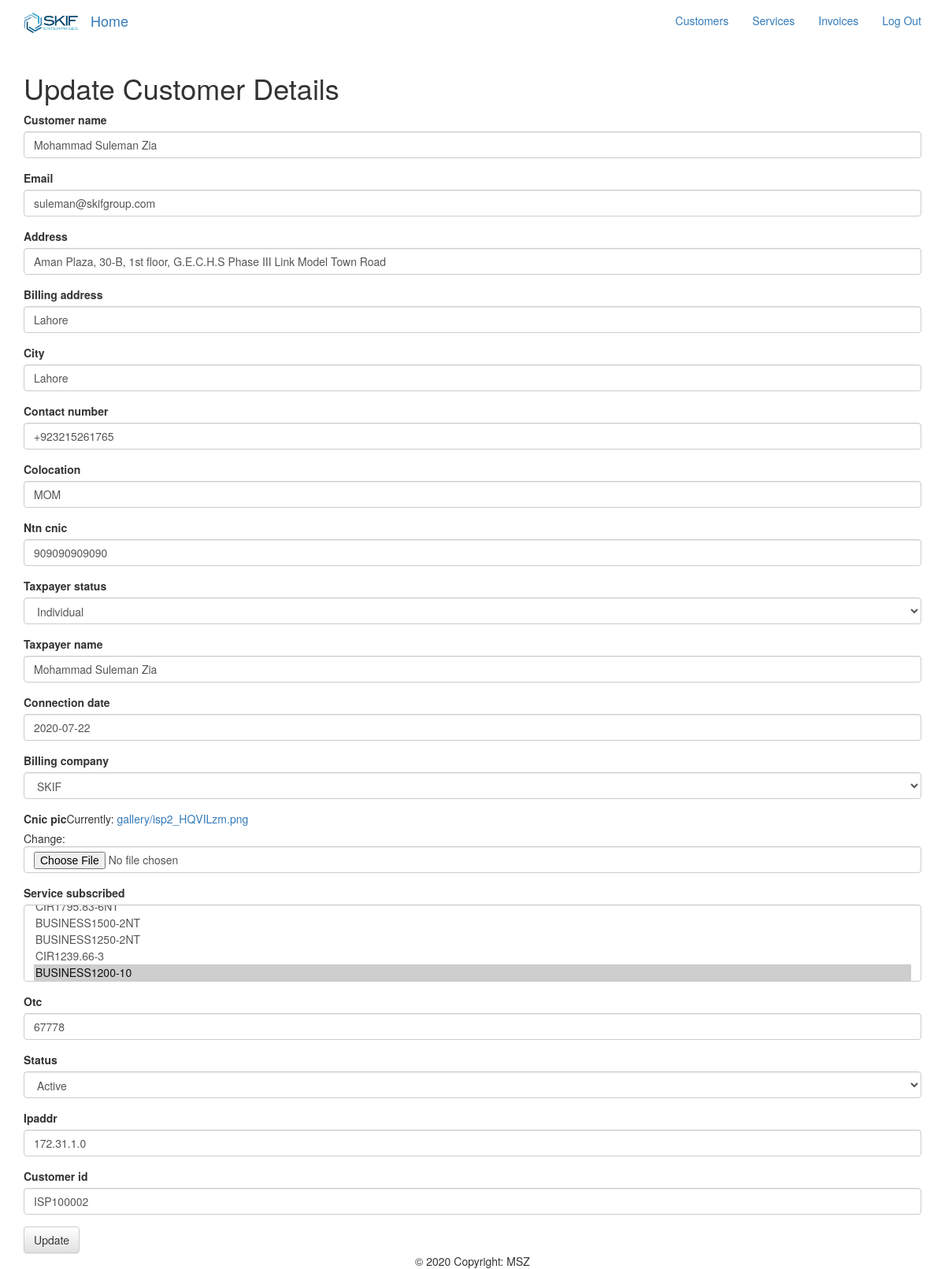
The page /isp_app/customerupdate/3/ (signed in) on the database its author committed.
### isp_app/models.py (models this page shows, shortened)
class Customer(models.Model):
    STATUS_LIST=(
            ('Active','Active'),
            ('Inactive','Inactive'),
            ('Disconnected','Disconnected')
    )
    BILLING_COMPANY= (
            ('SKIF','SKIF'),
            ('RA','RA')
    )
    TAXPAYER_STATUS =  (
            ('Individual','Individual'),
            ('Company','Company'),
        )
    customer_name = models.CharField(max_length=200)
    email = models.EmailField(max_length=200, blank=True)
    address = models.CharField(max_length=350)
    billing_address = models.CharField(max_length=350)
    city = models.CharField(max_length=100)
    contact_number = models.CharField(max_length=200)
    colocation = models.CharField(max_length=150)
    ntn_cnic = models.CharField(max_length=200)
    taxpayer_status = models.CharField(max_length=100, choices=TAXPAYER_STATUS, default=None)
    taxpayer_name = models.CharField(max_length=200)
    connection_date = models.DateField()
    billing_company = models.CharField(max_length=100, choices=BILLING_COMPANY, default=None)
    cnic_pic = models.ImageField(upload_to="gallery", default=None)
    service_subscribed = models.ManyToManyField(Service)
    total_billing = models.IntegerField()
    otc=models.IntegerField()
    status = models.CharField(max_length=100, choices=STATUS_LIST, default='Active')
    ipaddr = models.CharField(max_length=200)
    def total_billing(self):
        return self.service_subscribed.aggregate(total=models.Sum((F('service_qunatity')*F('service_unit_price'))))['total']
    def get_absolute_url(self):
        return reverse("isp_app:customerdetail", args=[str(self.id)])
    def increment_customer_id():
        last_id = Customer.objects.filter(billing_company='SKIF').order_by('id').last()
        if not last_id:
             return 'ISP100001'
        invoice_no = last_id.customer_id
        invoice_int = int(re.split('(\d+)',invoice_no)[1])
        new_invoice_int = invoice_int + 1
        new_invoice_no = 'ISP' + str(new_invoice_int)
        return new_invoice_no
    customer_id=models.CharField(max_length=500, default=increment_customer_id, null=True, blank=True )

### isp_app/views.py (the view)
# urls.py: path('customerupdate/<pk>/', views.CustomerUpdateView.as_view(), name='customerupdate'),
class CustomerUpdateView(LoginRequiredMixin, UpdateView):
    model=Customer
    context_object_name = 'customer'
    form_class= forms.CustomerForm
    template_name = 'customerupdate.html'

### isp_app/forms.py
class CustomerForm(forms.ModelForm):
    class Meta:
        model = Customer
        fields='__all__'

### isp_app/models.py (called while the page is built)
    def __str__(self):
        return str(self.service_name)

### isp_app/templates/customerupdate.html (shortened to what this page needs)
{% extends "base.html" %}
{% load bootstrap3 %}
{% block content%}
<div class="container">
  <h1>Update Customer Details</h1>
  <form method="POST" enctype="multipart/form-data">
  {% bootstrap_form form %}
    <a href="{{ object.get_absolute_url }}"><input type="submit" class="btn btn-default" value="Update"></a>
  </form>
</div>
{% endblock %}

### rows shown on the page
Customer: customer_name "Mohammad Suleman Zia", email "suleman@skifgroup.com", address "Aman Plaza, 30-B, 1st floor, G.E.C.H.S Phase III Link Model Town Road", billing_address "Lahore", city "Lahore", contact_number "+923215261765", colocation "MOM", ntn_cnic "909090909090", taxpayer_status "Individual", taxpayer_name "Mohammad Suleman Zia", connection_date "2020-07-22", billing_company "SKIF", otc "67778", status "Active", ipaddr "172.31.1.0", customer_id "ISP100002"
